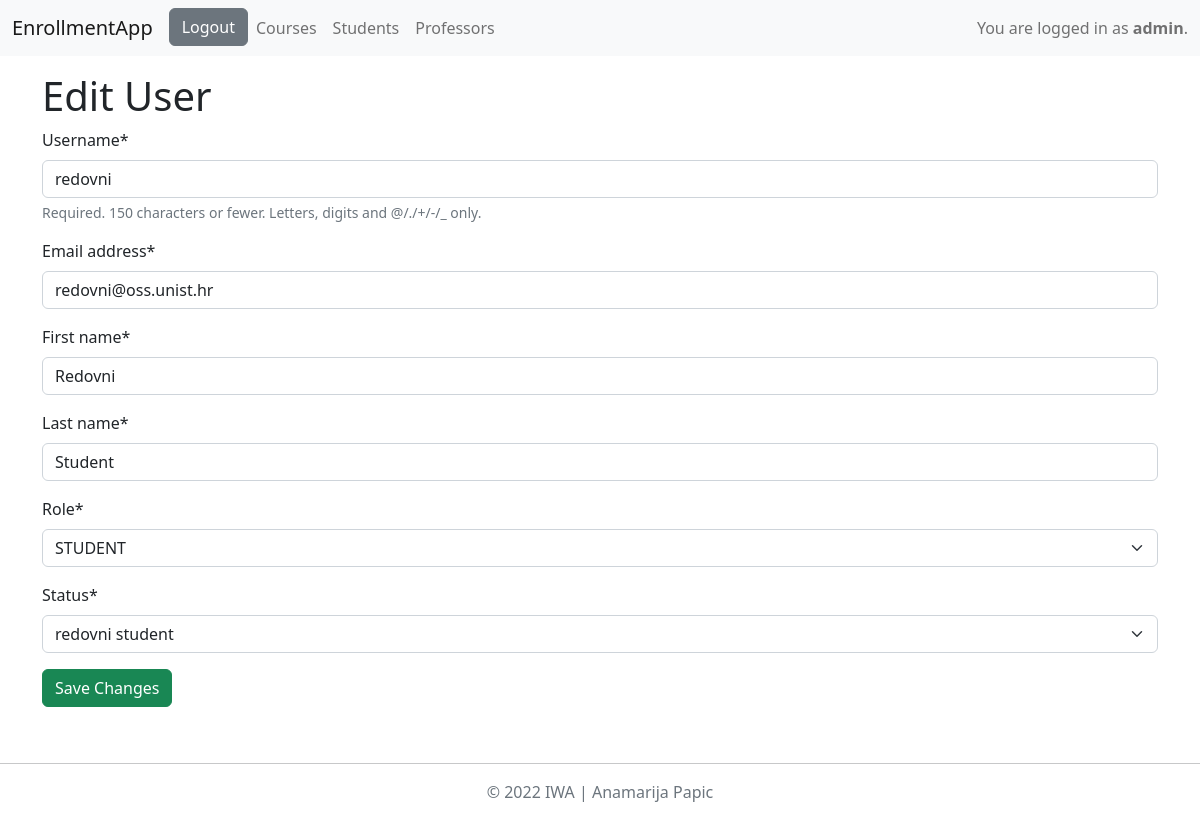
/edit_user/2 (signed in), run on the app's committed database.
### app/models.py (models this page shows)
class MyUser(AbstractUser):
    STATUS = (('none', 'None'), ('redovni', 'redovni student'), ('izvanredni', 'izvanredni student'))
    role = models.ForeignKey(Role, on_delete=models.CASCADE, null=True)
    status = models.CharField(max_length=20, choices=STATUS)

class Role(models.Model):
    ADMIN = 'ADMIN'
    PROFESOR = 'PROFESOR'
    STUDENT = 'STUDENT'
    ROLE_CHOICES = [
        (ADMIN, 'admin'),
        (PROFESOR, 'profesor'),
        (STUDENT, 'student'),
    ]
    role = models.CharField(max_length=20, choices=ROLE_CHOICES)
    def __str__(self):
        return self.role

### app/decorators.py (the view)
    def wrap(*args, **kwargs):
        if args[0].user.role.role == Role.ADMIN:
            return function(*args, **kwargs)
        else:
            return redirect('login')

### app/forms.py
class MyUserEditForm(ModelForm):
    class Meta:
        model = MyUser
        fields = ["username", "email", 'first_name', 'last_name', "role", "status"]
        exclude = ["password1", "password2"]
    def __init__(self, *args, **kwargs):
        super(MyUserEditForm, self).__init__(*args, **kwargs)
        self.fields['email'].required = True
        self.fields['first_name'].required = True
        self.fields['last_name'].required = True

### app/views.py (called while the page is built, shortened)
@admin_required
def edit_user(request, user_id):
    user = MyUser.objects.get(id=user_id)
    if request.method == 'GET':
        userForm = MyUserEditForm(instance=user)
        return render(request, 'edit_user.html', {'form': userForm})

### app/templates/edit_user.html (shortened to what this page needs)
{% extends 'base.html' %}
{% load crispy_forms_tags %}
{% block edit_user %}
<h1> Edit User </h1>
<form method="post">
    {{form|crispy}}
    <input type="submit" value="Save Changes" class="btn btn-success">
</form>
{% endblock %}

### app/templates/base.html (shortened to what this page needs)
<!DOCTYPE html>
<html lang="en">
<head>
    <link href="https://cdn.jsdelivr.net/npm/bootstrap@5.2.0-beta1/dist/css/bootstrap.min.css" rel="stylesheet">
</head>
<body>
    <nav class="navbar navbar-expand-lg navbar-light bg-light">
        <div class="container-fluid">
            <a class="navbar-brand" href="#">EnrollmentApp</a>
            <div class="collapse navbar-collapse" id="navbarText">
                <ul class="navbar-nav me-auto mb-2 mb-lg-0">
                    <li class="nav-item">
                        {% if request.user.is_authenticated %}
                            <a href="{% url 'logout' %}" class="btn btn-secondary" role="button">Logout</a>
                        {% else %}
                            <a href="{% url 'login' %}" class="btn btn-secondary" role="button">Login</a>
                        {% endif %}
                    </li>
                    {% if request.user.is_superuser %}
                    <li class="nav-item">
                        <a href="{% url 'all_courses' %}" class="nav-link">Courses</a>
                    </li>
                    <li class="nav-item">
                        <a href="{% url 'all_students' %}" class="nav-link">Students</a>
                    </li>
                    <li class="nav-item">
                        <a href="{% url 'all_professors' %}" class="nav-link">Professors</a>
                    </li>
                    {% endif %}
                </ul>
                {% if request.user.is_authenticated %}
                    <span class="navbar-text">
                        You are logged in as <b>{{user.username}}</b>.
                    </span>
                {% endif %}
            </div>
        </div>
    </nav>
    <div class="container my-3">
        {% block edit_user %}
        {% endblock %}
    </div>
    <footer class="py-3 my-4">
        <hr/>
        <p class="text-center text-muted">&copy; 2022 IWA | Anamarija Papic</p>
    </footer>
</body>
</html>

### data on the page
MyUser: username "admin"
MyUser: username "redovni", email "redovni@oss.unist.hr", first_name "Redovni", last_name "Student", status "redovni student"
Role: role "STUDENT"
